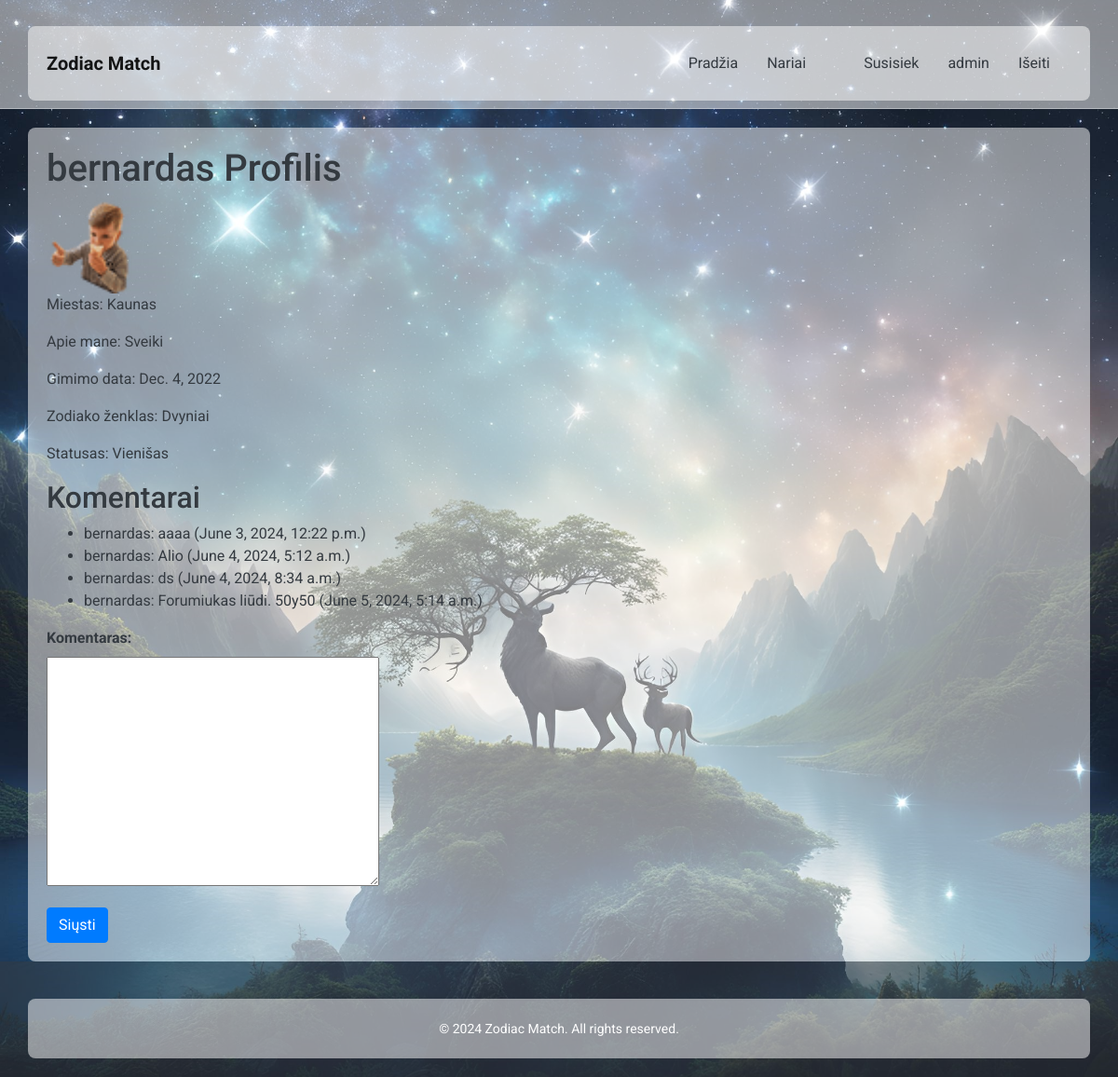
Screenshot of /main/profile-detail/2/ (signed in) with the database file from the repository.
### zodiacapp/models.py (models this page shows, shortened)
class UserProfile(models.Model):
    ZODIAC_CHOICES = [
        ('Avinas', 'Avinas'),
        ('Jautis', 'Jautis'),
        ('Dvyniai', 'Dvyniai'),
        ('Vėžys', 'Vėžys'),
        ('Liūtas', 'Liūtas'),
        ('Mergelė', 'Mergelė'),
        ('Svarstyklės', 'Svarstyklės'),
        ('Skorpionas', 'Skorpionas'),
        ('Šaulys', 'Šaulys'),
        ('Ožiaragis', 'Ožiaragis'),
        ('Vandenis', 'Vandenis'),
        ('Žuvys', 'Žuvys'),
    ]
    user = models.OneToOneField(User, on_delete=models.CASCADE)
    bio = models.TextField(blank=True)
    profile_picture = models.ImageField(upload_to='profile_pictures/', default='images/default_profile_picture.png')
    location = models.CharField(max_length=100, blank=True)
    date_of_birth = models.DateField(blank=True, null=True)
    zodiac = models.CharField(max_length=20, blank=True)

class RelationshipStatus(models.Model):
    user = models.OneToOneField(User, related_name='relationship_status', on_delete=models.CASCADE)
    STATUS_CHOICES = (
        ('Vienišas', 'Vienišas'),
        ('Įsipareigojęs', 'Įsipareigojęs'),
        ('Susižadėjęs', 'Susižadėjęs'),
        ('Vedęs', 'Vedęs'),
        ('Komplikuota', 'Komplikuota'),
    )
    status = models.CharField(
        max_length=20,
        choices=STATUS_CHOICES,
        default='Vienišas',
        help_text='Relationship status'
    )
    COLOR_CHOICES = (
        ('red', 'Raudona'),
        ('green', 'Žalia'),
        ('blue', 'Mėlyna'),
        ('yellow', 'Geltona'),
    )
    color = models.CharField(
        max_length=10,
        choices=COLOR_CHOICES,
        default='blue',
        help_text='Color for display'
    )

class Comment(models.Model):
    user = models.ForeignKey(User, on_delete=models.CASCADE)
    text = models.TextField()
    created_at = models.DateTimeField(auto_now_add=True)

### zodiacapp/views.py (the view)
# urls.py: path('profile-detail/<int:user_id>/', views.profile_detail, name='profile-detail'),
@login_required
def profile_detail(request, user_id):
    user_profile = get_object_or_404(UserProfile, user_id=user_id)
    comments = Comment.objects.filter(user_id=user_id)
    if request.method == 'POST':
        form = CommentForm(request.POST)
        if form.is_valid():
            comment = form.save(commit=False)
            comment.user = request.user
            comment.save()
            return redirect('profile-detail', user_id=user_id)
    else:
        form = CommentForm()
    return render(request, 'profile_detail.html',
                  {'user_profile': user_profile, 'comments': comments, 'form': form})

### zodiacapp/forms.py
class CommentForm(forms.ModelForm):
    class Meta:
        model = Comment
        fields = ['text']
        labels = {
            'text': 'Komentaras'
        }

### zodiacapp/templates/profile_detail.html (shortened to what this page needs)
{% extends "base.html" %}
{% block content %}
<h1>{{ user_profile.user.username }} Profilis</h1>
{% if user_profile.profile_picture %}
    <img src="{{ user_profile.profile_picture.url }}" alt="Profile picture" width="100">
{% endif %}
<p>Miestas: {{ user_profile.location }}</p>
<p>Apie mane: {{ user_profile.bio }}</p>
<p>Gimimo data: {{ user_profile.date_of_birth }}</p>
<p>Zodiako ženklas: {{ user_profile.zodiac }}</p>
<p>Statusas: {{ user.relationship_status.status }}</p>
<h2>Komentarai</h2>
<ul>
    {% for comment in comments %}
    <li>{{ comment.user.username }}: {{ comment.text }} ({{ comment.created_at }})</li>
    {% endfor %}
</ul>
<form method="post">
    {{ form.as_p }}
    <button class="btn btn-primary" type="submit">Siųsti</button>
</form>
{% endblock %}

### zodiacapp/templates/base.html (shortened to what this page needs)
<!DOCTYPE html>
<html lang="en">
<head>
    <link rel="stylesheet" href="https://stackpath.bootstrapcdn.com/bootstrap/4.5.2/css/bootstrap.min.css">
    {% load static %}
    <link rel="stylesheet" href="{% static 'css/styles.css' %}">
</head>
<body>
    <nav class="navbar navbar-expand-lg navbar-light">
        <div class="container">
            <a class="navbar-brand" href="{% url 'index' %}">Zodiac Match</a>
            <div class="collapse navbar-collapse" id="navbarNav">
                <ul class="navbar-nav ml-auto">
                    <li class="nav-item">
                        <a class="nav-link" href="{% url 'index' %}">Pradžia</a>
                    </li>
                    <li class="nav-item">
                        <a class="nav-link" href="{% url 'users-all' %}">Nariai</a>
                    </li>
                    <li class="nav-item">
                        <a class="nav-link" href="{% url 'matchmaking' %}"></a>
                    </li>
                    <li class="nav-item">
                        <a class="nav-link" href="{% url 'contact' %}">Susisiek</a>
                    </li>
                    {% if user.is_authenticated %}
                    <li class="nav-item">
                        <a class="nav-link" href="{% url 'profile' %}">{{ user.username }}</a>
                    </li>
                    <li class="nav-item">
                        <a class="nav-link" href="{% url 'logout' %}">Išeiti</a>
                    </li>
                    {% endif %}
                </ul>
            </div>
        </div>
    </nav>
    <div class="container">
        {% block content %}{% endblock %}
    </div>
    <footer class="footer mt-auto">
        <div class="container text-center">
            <span>&copy; 2024 Zodiac Match. All rights reserved.</span>
        </div>
    </footer>
</body>
</html>

### zodiacapp/static/css/styles.css (style rules this page uses)
html, body { height: 100%; }
body { display: flex; flex-direction: column; font-family: 'Roboto', sans-serif; background: url("../images/background.jpg") no-repeat center center fixed; background-size: cover; color: #343a40; }
.container { flex: 1; margin-top: 20px; background-color: rgba(255, 255, 255, 0.5); padding: 20px; border-radius: 8px; }
.navbar { background-color: rgba(255, 255, 255, 0.5); border-bottom: 1px solid rgba(222, 226, 230, 0.5); }
.navbar-brand { color: #343a40; font-weight: 700; }
.nav-item { margin-right: 15px; }
.nav-link { color: #343a40 !important; font-weight: 400; }
.footer { background-color: rgba(52, 58, 64, 0.5); color: #ffffff; padding: 20px 0; text-align: center; }
.footer span { font-size: 14px; }
label { display: block; font-weight: bold; }

### rows the page displays
UserProfile: user.username "bernardas", profile_picture (picture), location "Kaunas", bio "Sveiki", date_of_birth "Dec. 4, 2022", zodiac "Dvyniai"
Comment: user.username "bernardas", text "aaaa", created_at "June 3, 2024, 12:22 p.m."
Comment: user.username "bernardas", text "Alio", created_at "June 4, 2024, 5:12 a.m."
Comment: user.username "bernardas", text "ds", created_at "June 4, 2024, 8:34 a.m."
Comment: user.username "bernardas", text "Forumiukas liūdi. 50y50", created_at "June 5, 2024, 5:14 a.m."

### other values shown
{{ user.username }} "admin"
{{ user.relationship_status.status }} "Vienišas"
